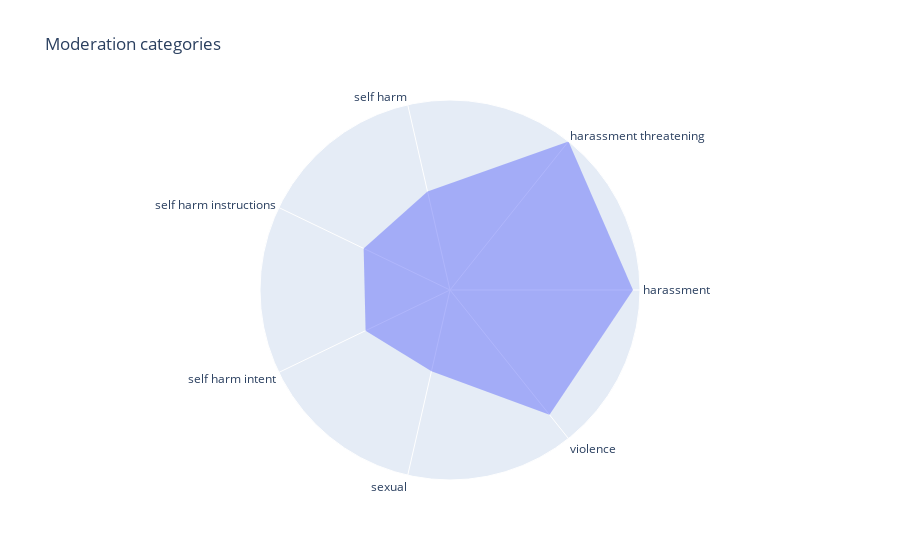

The cell this chart's notebook holds for it:
### Code cell
plot_multiple_parsed_moderation(list_of_parsed_moderation)

### Figure 1 — Plotly figure (JSON) as saved in the notebook; plotly's stock layout.template omitted (floating-point values rounded to 4 significant figures)
{"data": [{"fill": "toself", "mode": "none", "r": [0.4978, 0.5168, 0.275, 0.2607, 0.2548, 0.2266, 0.4341], "theta": ["harassment", "harassment threatening", "self harm", "self harm instructions", "self harm intent", "sexual", "violence"], "type": "scatterpolar"}], "layout": {"polar": {"radialaxis": {"range": [0, "auto"], "visible": false}}, "showlegend": false, "title": {"text": "Moderation categories"}}}
